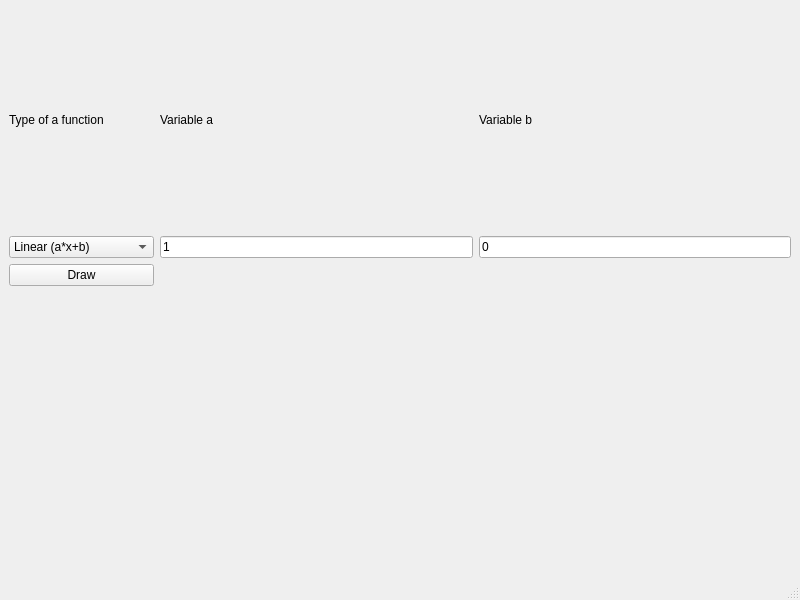
<?xml version="1.0" encoding="UTF-8"?>
<ui version="4.0">
 <class>MainWindow</class>
 <widget class="QMainWindow" name="MainWindow">
  <property name="geometry">
   <rect>
    <x>0</x>
    <y>0</y>
    <width>800</width>
    <height>600</height>
   </rect>
  </property>
  <property name="windowTitle">
   <string>MainWindow</string>
  </property>
  <widget class="QWidget" name="centralwidget">
   <layout class="QVBoxLayout" name="verticalLayout">
    <item>
     <layout class="QGridLayout" name="gridLayout">
      <item row="0" column="1">
       <widget class="QLabel" name="VaraLabel">
        <property name="text">
         <string>Variable a</string>
        </property>
       </widget>
      </item>
      <item row="1" column="2">
       <widget class="QLineEdit" name="VarbLineEdit">
        <property name="text">
         <string>0</string>
        </property>
        <property name="placeholderText">
         <string>Enter variable b</string>
        </property>
       </widget>
      </item>
      <item row="0" column="0">
       <widget class="QLabel" name="TOFLabel">
        <property name="text">
         <string>Type of a function</string>
        </property>
       </widget>
      </item>
      <item row="1" column="0">
       <widget class="QComboBox" name="TOFComboBox">
        <item>
         <property name="text">
          <string>Linear (a*x+b)</string>
         </property>
        </item>
        <item>
         <property name="text">
          <string>Radical (a/x+b)</string>
         </property>
        </item>
        <item>
         <property name="text">
          <string>Modulus (a*|x|+b)</string>
         </property>
        </item>
        <item>
         <property name="text">
          <string>Power (a*x^c+b)</string>
         </property>
        </item>
        <item>
         <property name="text">
          <string>Sinus (a*sin(x)+b)</string>
         </property>
        </item>
        <item>
         <property name="text">
          <string>Cosinus (a*cos(x)+b)</string>
         </property>
        </item>
        <item>
         <property name="text">
          <string>Tangent (a*tg(x)+b)</string>
         </property>
        </item>
       </widget>
      </item>
      <item row="1" column="1">
       <widget class="QLineEdit" name="VaraLineEdit">
        <property name="text">
         <string>1</string>
        </property>
        <property name="placeholderText">
         <string>Enter variable a</string>
        </property>
       </widget>
      </item>
      <item row="0" column="2">
       <widget class="QLabel" name="VarbLabel">
        <property name="text">
         <string>Variable b</string>
        </property>
       </widget>
      </item>
      <item row="2" column="0">
       <widget class="QPushButton" name="DrawButton">
        <property name="text">
         <string>Draw</string>
        </property>
       </widget>
      </item>
     </layout>
    </item>
    <item>
     <widget class="QCustomPlot" name="Graph" native="true"/>
    </item>
   </layout>
  </widget>
  <widget class="QMenuBar" name="menubar">
   <property name="geometry">
    <rect>
     <x>0</x>
     <y>0</y>
     <width>800</width>
     <height>26</height>
    </rect>
   </property>
  </widget>
  <widget class="QStatusBar" name="statusbar"/>
 </widget>
 <customwidgets>
  <customwidget>
   <class>QCustomPlot</class>
   <extends>QWidget</extends>
   <header>qcustomplot.h</header>
   <container>1</container>
  </customwidget>
 </customwidgets>
 <resources/>
 <connections/>
</ui>
